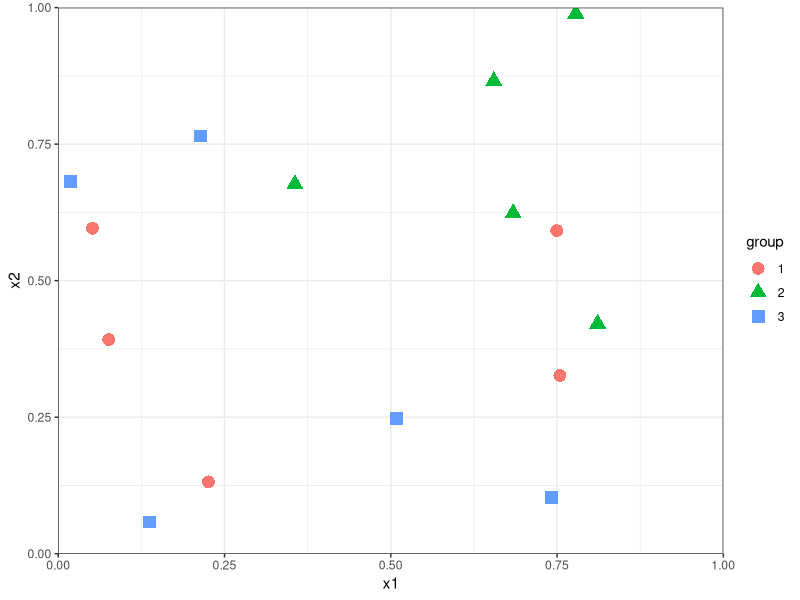

Generate this figure with R:
set.seed(75)
n <- 16
x1 <- runif(n)
x2 <- runif(n)
group <- as.factor(sample(1:3, n, replace = TRUE))
df <- data.frame(x1, x2, group)
df[1, 2] <- .765
df[9, 1] <- .741
df <- df[-7, ]

library(ggplot2)
pdf("3-class-plot.pdf", height = 4, width = 5)
ggplot(df, aes(x = x1, y = x2, col = group, shape = group)) +
  geom_point(size = 4) +
  scale_x_continuous(expand = c(0, 0) , limits = c(0, 1)) +
  scale_y_continuous(expand = c(0, 0), limits = c(0, 1)) +
  theme_bw()
dev.off()

#


